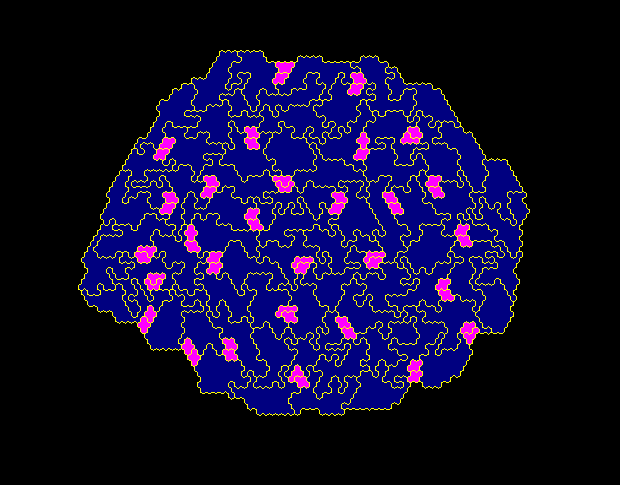
%> input picture Stomata_dev_Ben_GIbbons/stomataMatLab/Stomata.png, 620 x 485 px
$ octave mainscript.m   (GNU Octave 9; MATLAB toolbox functions it lacks are replaced by stand-ins)
%> lines starting %> are read from the running program, lines starting %| are printed output that depends on the picture; in (x1, y1, x2, y2) boxes, pixels count from 0 and x2, y2 are one past the last pixel; in counts of white or black regions, pixels touching at a corner belong together; the program's own positions count from 1
ball=imread('Stomata.png');
%> ball is the input picture: size 485x620x3 uint8; mean R, G, B 16, 10.4, 48.9
se1 = strel('square',5);
ball1 = imerode(ball,se1);
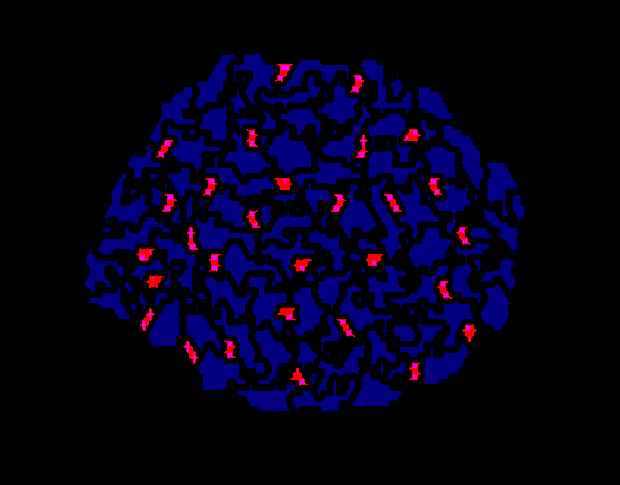
%> ball1: size 485x620x3 uint8; mean R, G, B 3.3, 0, 23.1
imwrite(ball1, 'erod.png');
ball2 = im2bw(ball1,.25);
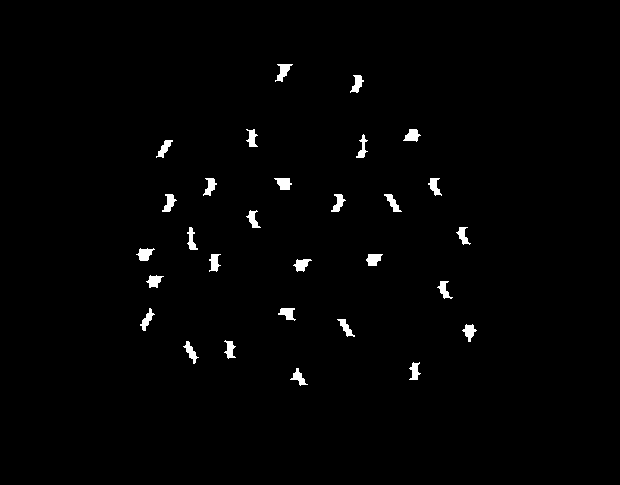
%> ball2: size 485x620 logical; 1.3% white; 29 white regions, largest, box (x1, y1, x2, y2) and area: (275, 64, 293, 82) 156, (274, 178, 292, 190) 150, (136, 248, 155, 261) 149
imwrite(ball2, 'bw.png');
BW = gpuArray(ball2);

s = regionprops(BW, 'centroid');
%> s = 29 regions; first 5, Centroid: [145.4 254.8], [147.7 320.4], [154.9 281.6], [165.1 149], [169.9 203.5]

centroids = cat(1, s.Centroid);
%> centroids = 29 rows, first 12: [145.4 254.8; 147.7 320.4; 154.9 281.6; 165.1 149; 169.9 203.5; 191.5 352.5; 192.2 240.5; 210.8 187; 215.1 263.1; 230.5 350; 252.6 138.9; 253.7 219.9]
imshow(ball2);
hold on
plot(centroids(:,1), centroids(:,2), 'b*')
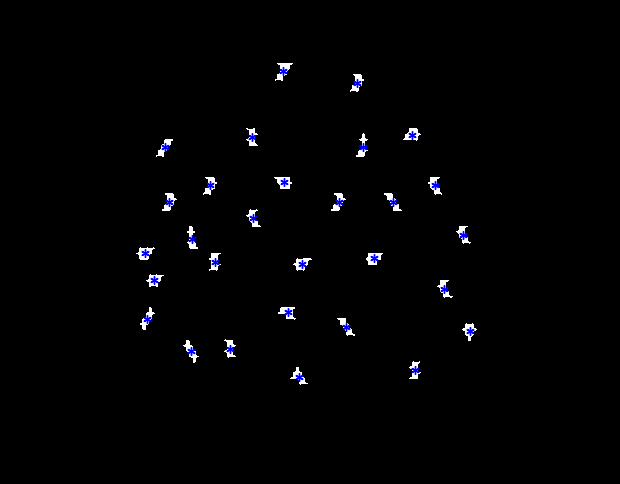
%> figure redrawn from the program's plot data
hold off

D = pdist(centroids, 'euclidean');
%> D = 406 values, max 355.8 at index 106, min 28.48 at index 2, mean 172.1
M = mean(D);
%> M = 172.1


%se1=strel('square',3);

%[ labelIm, num ] = FindComponentLabels(ball2,se1);

%disp(num);

$ run again, with Stomata_dev_Ben_GIbbons/stomataMatLab/Ball.png copied over Stomata_dev_Ben_GIbbons/stomataMatLab/Stomata.png
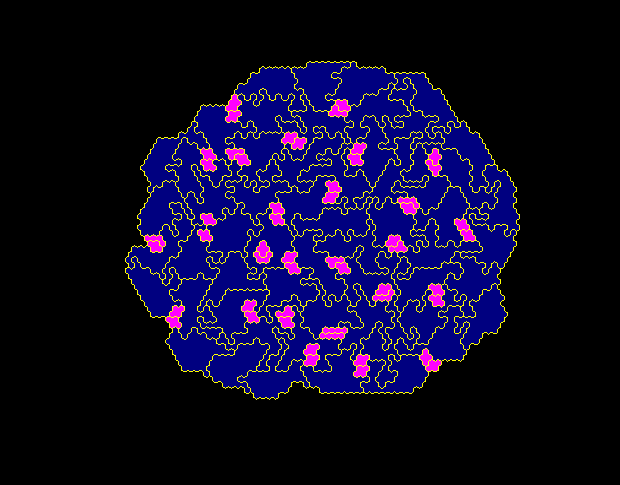
%> input picture Stomata_dev_Ben_GIbbons/stomataMatLab/Ball.png, 620 x 485 px
%> ball is the input picture: size 485x620x3 uint8; mean R, G, B 13.9, 9, 41.8
%> `ball2 = im2bw(ball1,.25);`:
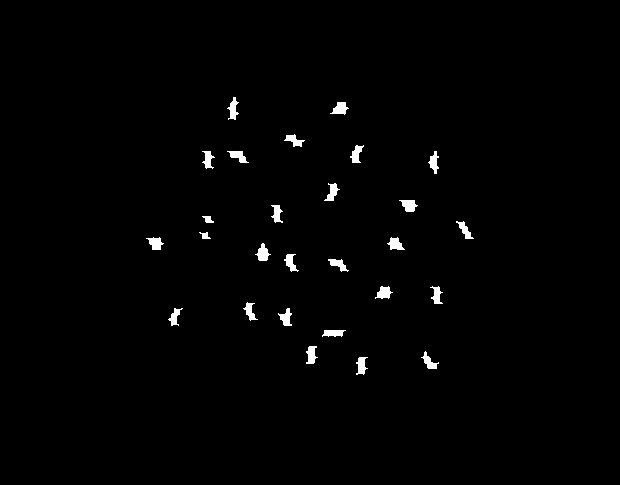
%> ball2: size 485x620 logical; 1.2% white; 27 white regions, largest, box (x1, y1, x2, y2) and area: (255, 243, 271, 261) 154, (399, 200, 418, 212) 148, (330, 102, 349, 115) 146
%> s = 27 regions; first 5, Centroid: [156.1 243.9], [175.5 317.4], [205.7 236.3], [208.6 160.1], [208.7 220]
%> centroids = 27 rows, first 12: [156.1 243.9; 175.5 317.4; 205.7 236.3; 208.6 160.1; 208.7 220; 233.8 109.8; 238.9 156.7; 250.6 312; 263.5 254; 277.6 214.2; 286.7 318.3; 294.8 141]
%> `plot(centroids(:,1), centroids(:,2), 'b*')`:
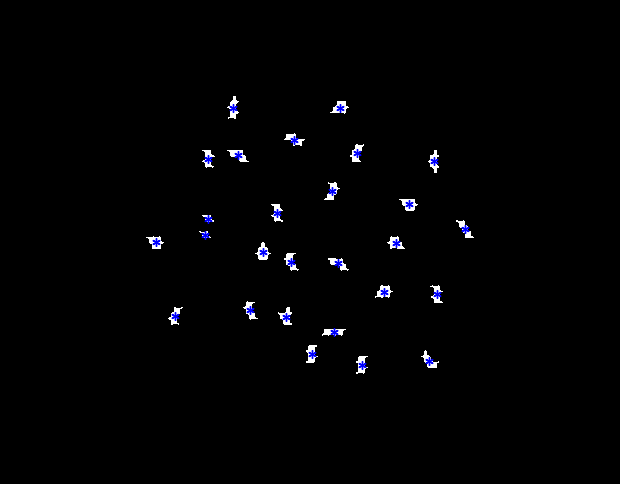
%> figure redrawn from the program's plot data
%> D = 351 values, max 319.9 at index 138, min 16.6 at index 53, mean 149.3
%> M = 149.3
